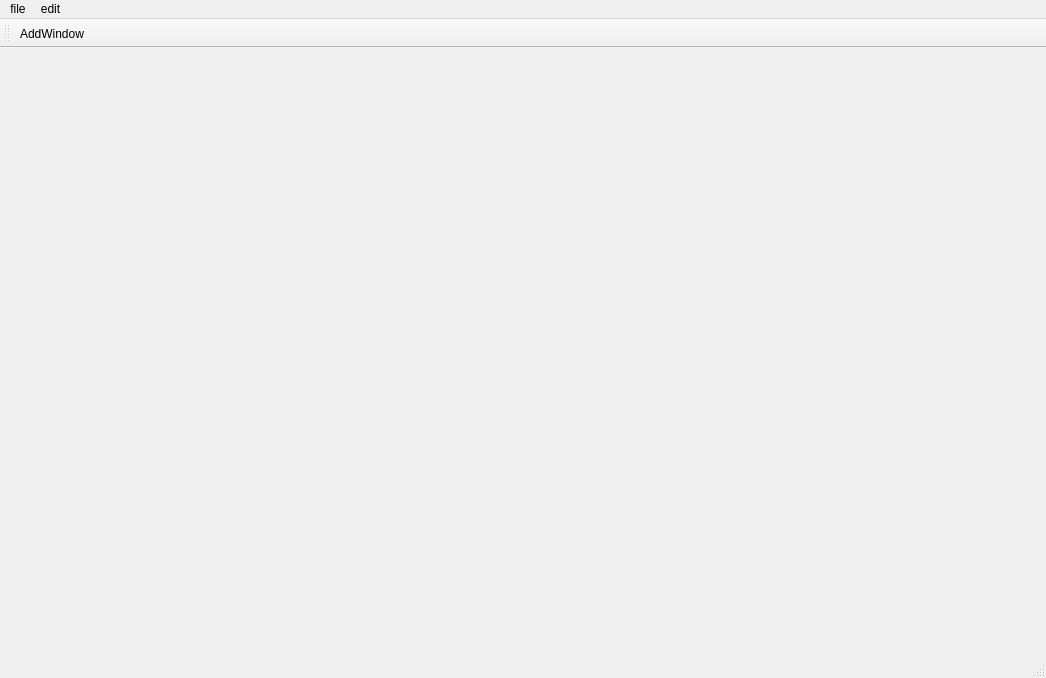
<?xml version="1.0" encoding="UTF-8"?>
<ui version="4.0">
    <class>MainWindow</class>
    <widget class="QMainWindow" name="MainWindow">
        <property name="geometry">
            <rect>
                <x>0</x>
                <y>0</y>
                <width>1046</width>
                <height>678</height>
            </rect>
        </property>
        <property name="windowTitle">
            <string>MainWindow</string>
        </property>
        <widget class="QWidget" name="centralwidget">
            <widget class="QWidget" name="gridLayoutWidget">
                <property name="geometry">
                    <rect>
                        <x>230</x>
                        <y>130</y>
                        <width>531</width>
                        <height>331</height>
                    </rect>
                </property>
                <layout class="QGridLayout" name="gridLayout"/>
            </widget>
        </widget>
        <widget class="QMenuBar" name="menubar">
            <property name="geometry">
                <rect>
                    <x>0</x>
                    <y>0</y>
                    <width>1046</width>
                    <height>26</height>
                </rect>
            </property>
            <widget class="QMenu" name="menu">
                <property name="title">
                    <string>file</string>
                </property>
                <addaction name="separator"/>
                <addaction name="actionopen"/>
                <addaction name="separator"/>
                <addaction name="actionnew"/>
                <addaction name="separator"/>
                <addaction name="actionclose"/>
                <addaction name="separator"/>
            </widget>
            <widget class="QMenu" name="menuedit">
                <property name="title">
                    <string>edit</string>
                </property>
            </widget>
            <addaction name="menu"/>
            <addaction name="menuedit"/>
        </widget>
        <widget class="QStatusBar" name="statusbar"/>
        <widget class="QToolBar" name="toolBar">
            <property name="windowTitle">
                <string>toolBar</string>
            </property>
            <attribute name="toolBarArea">
                <enum>TopToolBarArea</enum>
            </attribute>
            <attribute name="toolBarBreak">
                <bool>false</bool>
            </attribute>
            <addaction name="actionAddWindow"/>
        </widget>
        <action name="actionopen">
            <property name="text">
                <string>open</string>
            </property>
            <property name="toolTip">
                <string>打开文件</string>
            </property>
            <property name="shortcut">
                <string>Alt+O</string>
            </property>
        </action>
        <action name="actionnew">
            <property name="text">
                <string>new</string>
            </property>
            <property name="toolTip">
                <string>新建文件</string>
            </property>
            <property name="shortcut">
                <string>Alt+N</string>
            </property>
        </action>
        <action name="actionclose">
            <property name="text">
                <string>close</string>
            </property>
            <property name="toolTip">
                <string>关闭当前文件</string>
            </property>
            <property name="shortcut">
                <string>Alt+C</string>
            </property>
        </action>
        <action name="actionAddWindow">
            <property name="text">
                <string>AddWindow</string>
            </property>
            <property name="toolTip">
                <string>添加窗口</string>
            </property>
        </action>
    </widget>
    <resources/>
    <connections/>
</ui>
